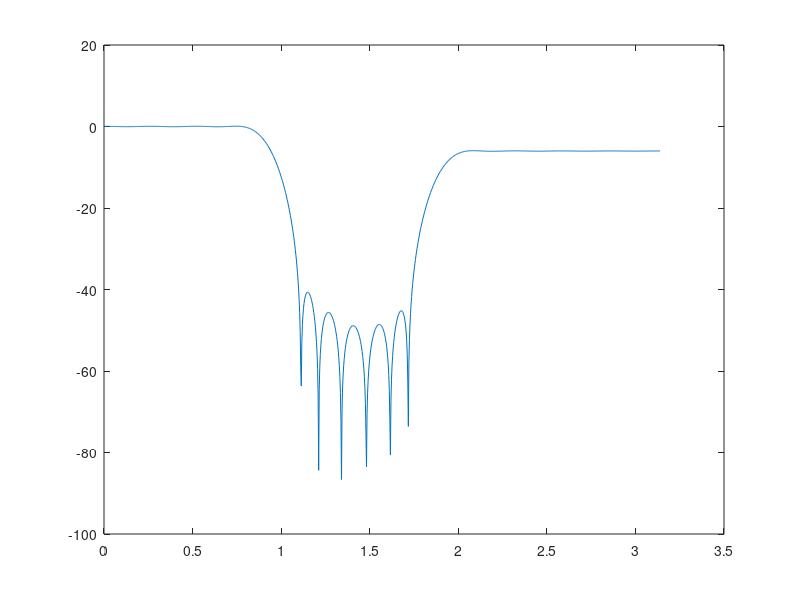

MATLAB code for this plot:
clear;
N = 49; M = (N-1)/2;

n = 1:M-1;
hd = (sin(0.3*pi*(n-24)) + 0.5*sin((n-24)*pi) - 0.5*sin(0.6*pi*(n-24)))./(pi*(n-24));
hd = [hd, 0.5, fliplr(hd)];

% Kaiser window
beta = 3.68;
w = besseli(0, beta*sqrt(1-((n/M) - 1).^2))/besseli(0, beta);
w = [w, 1, fliplr(w)];

h = hd.*w;

[H, ww] = freqz(h, 1, 1024);
plot(ww, 20*log10(abs(H)));
